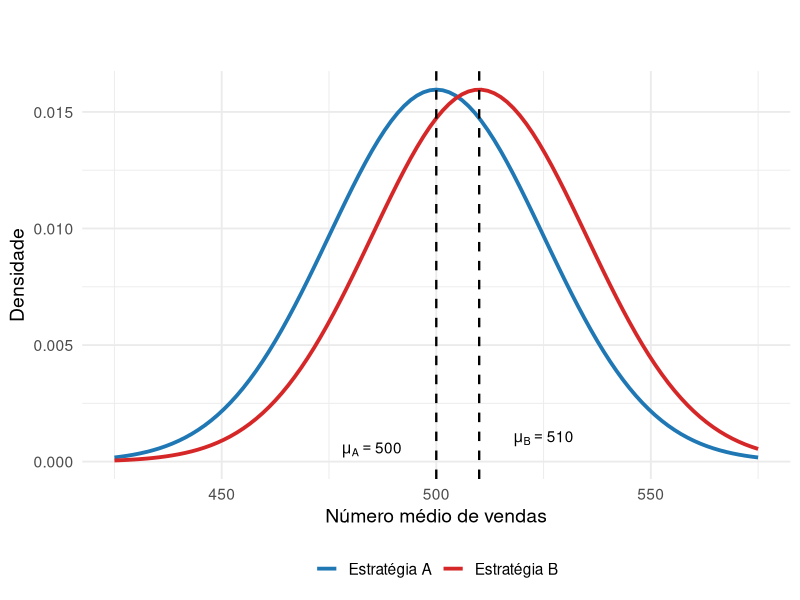
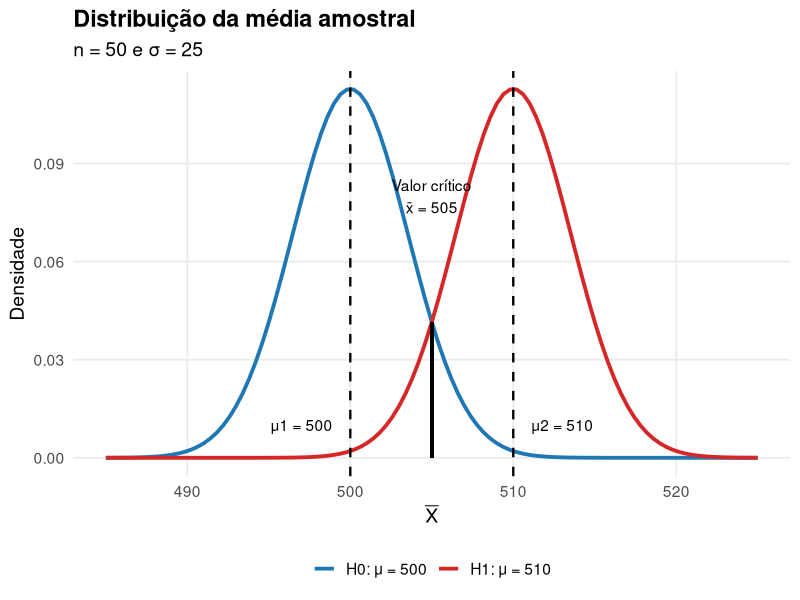
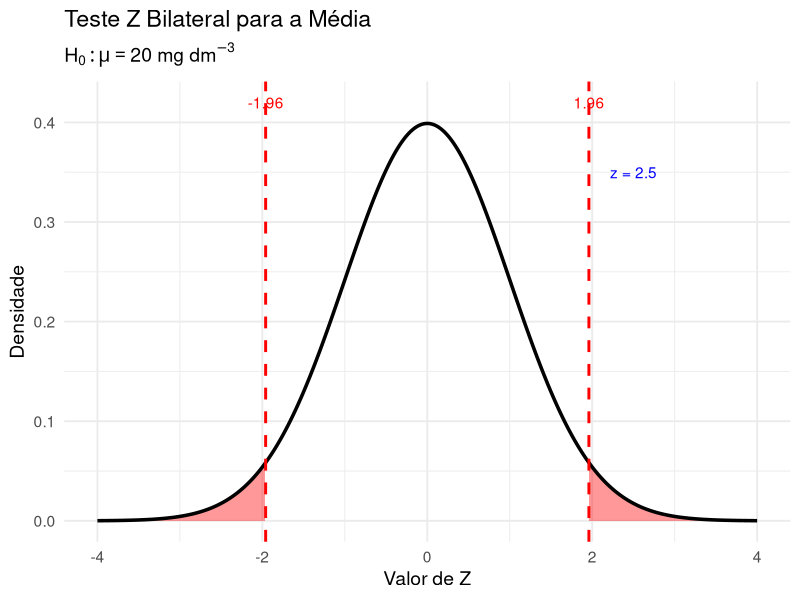
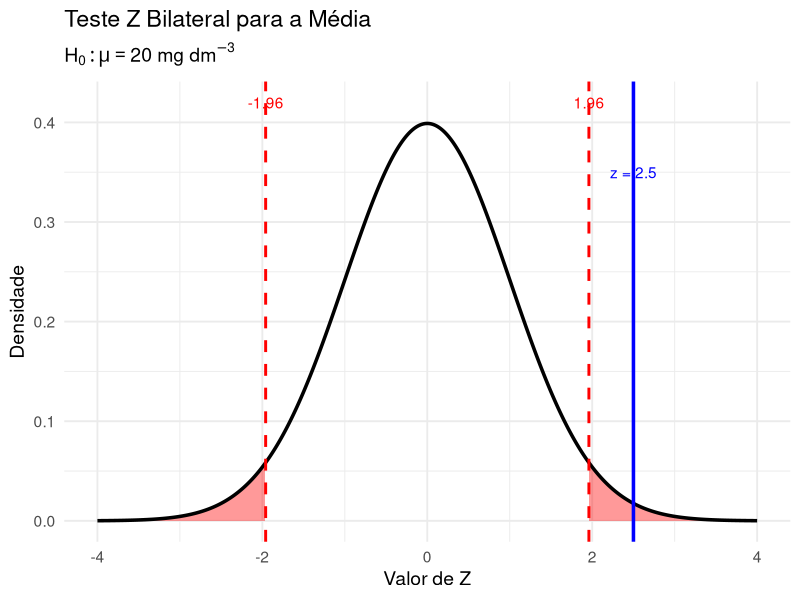

The R script that drew these images, in order:
## ---- chunk 1
options(htmltools.dir.version = FALSE)
knitr::opts_chunk$set(echo=TRUE, message = FALSE, warning = FALSE, comment = "#>", fig.align = "center")
options(dplyr.print_min = 5, dplyr.print_max = 5)
## ---- chunk 2
library(ggplot2)

dados <- data.frame(
  x = seq(425, 575, by = 0.1)
)

ggplot(dados, aes(x)) +
  stat_function(
    fun = dnorm,
    args = list(mean = 500, sd = 25),
    aes(color = "Estratégia A"),
    linewidth = 1.3
  ) +
  stat_function(
    fun = dnorm,
    args = list(mean = 510, sd = 25),
    aes(color = "Estratégia B"),
    linewidth = 1.3
  ) +
  geom_vline(
    xintercept = c(500,510),
    linetype = "dashed",
    linewidth = 0.8
  ) +
  annotate(
    "text",
    x = 485,
    y = 0.0005,
    label = "mu[A]==500",
    parse = TRUE
  ) +
  annotate(
    "text",
    x = 525,
    y = 0.001,
    label = "mu[B]==510",
    parse = TRUE
  ) +
  scale_color_manual(
    values = c(
      "Estratégia A" = "#1F77B4",
      "Estratégia B" = "#D62728"
    )
  ) +
  labs(
    title = "",
    subtitle = "",
    x = "Número médio de vendas",
    y = "Densidade",
    color = NULL
  ) +
  theme_minimal(base_size = 14) +
  theme(
    legend.position = "bottom",
    plot.title = element_text(face = "bold")
  )
## ---- chunk 3
library(ggplot2)

n <- 50
se <- 25/sqrt(n)

dados <- data.frame(
  x = seq(485, 525, by = 0.01)
)

ggplot(dados, aes(x)) +

  stat_function(
    fun = dnorm,
    args = list(mean = 500, sd = se),
    aes(color = "H0: μ = 500"),
    linewidth = 1.3
  ) +

  stat_function(
    fun = dnorm,
    args = list(mean = 510, sd = se),
    aes(color = "H1: μ = 510"),
    linewidth = 1.3
  ) +

  geom_vline(
    xintercept = c(500, 510),
    linetype = "dashed",
    linewidth = 0.8
  ) +

  geom_segment(
    aes(
      x = 505,
      xend = 505,
      y = 0,
      yend = dnorm(505, 510, se)
    ),
    linewidth = 1
  ) +

  annotate(
    "text",
    x = 497,
    y = 0.010,
    label = "μ1 = 500"
  ) +

  annotate(
    "text",
    x = 513,
    y = 0.010,
    label = "μ2 = 510"
  ) +

  annotate(
    "text",
    x = 505,
    y = 0.08,
    label = "Valor crítico\nx̄ = 505"
  ) +

  scale_color_manual(
    values = c(
      "H0: μ = 500" = "#1F77B4",
      "H1: μ = 510" = "#D62728"
    )
  ) +

  labs(
    title = "Distribuição da média amostral",
    subtitle = "n = 50 e σ = 25",
    x = expression(bar(X)),
    y = "Densidade",
    color = NULL
  ) +

  theme_minimal(base_size = 14) +

  theme(
    legend.position = "bottom",
    plot.title = element_text(face = "bold"),
    panel.grid.minor = element_blank()
  )
## ---- chunk 4
knitr::include_graphics("https://raw.githubusercontent.com/arpanosso/estatinfo/master/slides/img/testeH_02.png")
## ---- chunk 5
knitr::include_graphics("https://raw.githubusercontent.com/arpanosso/estatinfo/master/slides/img/testeH_03.png")
## ---- chunk 6
knitr::include_graphics("https://raw.githubusercontent.com/arpanosso/estatinfo/master/slides/img/testeH_04.png")
## ---- chunk 7
# knitr::include_graphics("https://raw.githubusercontent.com/arpanosso/estatinfo/master/slides/img/testeH_07.png")
## ---- chunk 8
knitr::include_graphics("https://raw.githubusercontent.com/arpanosso/estatinfo/master/slides/img/testeH_08.png")
## ---- chunk 9
knitr::include_graphics("https://raw.githubusercontent.com/arpanosso/estatinfo/master/slides/img/testeH_09.png")
## ---- chunk 10
knitr::include_graphics("https://raw.githubusercontent.com/arpanosso/estatinfo/master/slides/img/testeH_10.png")
## ---- chunk 11
knitr::include_graphics("https://raw.githubusercontent.com/arpanosso/estatinfo/master/slides/img/hist_8.png")
## ---- chunk 12
library(ggplot2)

# Valores críticos e estatística do teste
z_crit <- qnorm(0.975)  # 1.96
z_obs  <- 2.5

# Curva normal padrão
x <- seq(-4, 4, length.out = 1000)
dados <- data.frame(
  x = x,
  y = dnorm(x)
)

# Regiões críticas
crit_esq <- subset(dados, x <= -z_crit)
crit_dir <- subset(dados, x >=  z_crit)

ggplot(dados, aes(x, y)) +
  
  # Região crítica esquerda
  geom_area(
    data = crit_esq,
    fill = "red",
    alpha = 0.4
  ) +
  
  # Região crítica direita
  geom_area(
    data = crit_dir,
    fill = "red",
    alpha = 0.4
  ) +
  
  # Curva normal
  geom_line(linewidth = 1.2) +
  
  # Valores críticos
  geom_vline(
    xintercept = c(-z_crit, z_crit),
    color = "red",
    linetype = "dashed",
    linewidth = 1
  ) +
  
  # Estatística observada
  # geom_vline(
  #   xintercept = z_obs,
  #   color = "blue",
  #   linewidth = 1.2
  # ) +
  
  annotate(
    "text",
    x = -z_crit,
    y = 0.42,
    label = "-1.96",
    color = "red"
  ) +
  
  annotate(
    "text",
    x = z_crit,
    y = 0.42,
    label = "1.96",
    color = "red"
  ) +
  
  annotate(
    "text",
    x = z_obs,
    y = 0.35,
    label = "z = 2.5",
    color = "blue"
  ) +
  
  labs(
    title = "Teste Z Bilateral para a Média",
    subtitle = expression(H[0] : mu == 20 ~ "mg dm"^{-3}),
    x = "Valor de Z",
    y = "Densidade"
  ) +
  
  theme_minimal(base_size = 14)
## ---- chunk 13
library(ggplot2)

# Valores críticos e estatística do teste
z_crit <- qnorm(0.975)  # 1.96
z_obs  <- 2.5

# Curva normal padrão
x <- seq(-4, 4, length.out = 1000)
dados <- data.frame(
  x = x,
  y = dnorm(x)
)

# Regiões críticas
crit_esq <- subset(dados, x <= -z_crit)
crit_dir <- subset(dados, x >=  z_crit)

ggplot(dados, aes(x, y)) +
  
  # Região crítica esquerda
  geom_area(
    data = crit_esq,
    fill = "red",
    alpha = 0.4
  ) +
  
  # Região crítica direita
  geom_area(
    data = crit_dir,
    fill = "red",
    alpha = 0.4
  ) +
  
  # Curva normal
  geom_line(linewidth = 1.2) +
  
  # Valores críticos
  geom_vline(
    xintercept = c(-z_crit, z_crit),
    color = "red",
    linetype = "dashed",
    linewidth = 1
  ) +
  
  # Estatística observada
  geom_vline(
    xintercept = z_obs,
    color = "blue",
    linewidth = 1.2
  ) +
  
  annotate(
    "text",
    x = -z_crit,
    y = 0.42,
    label = "-1.96",
    color = "red"
  ) +
  
  annotate(
    "text",
    x = z_crit,
    y = 0.42,
    label = "1.96",
    color = "red"
  ) +
  
  annotate(
    "text",
    x = z_obs,
    y = 0.35,
    label = "z = 2.5",
    color = "blue"
  ) +
  
  labs(
    title = "Teste Z Bilateral para a Média",
    subtitle = expression(H[0] : mu == 20 ~ "mg dm"^{-3}),
    x = "Valor de Z",
    y = "Densidade"
  ) +
  
  theme_minimal(base_size = 14)
## ---- chunk 14
# knitr::include_graphics("https://raw.githubusercontent.com/arpanosso/estatinfo/master/slides/img/testeH_12.png")
## ---- chunk 15
knitr::include_graphics("https://raw.githubusercontent.com/arpanosso/estatinfo/master/slides/img/testeH_13.png")
## ---- chunk 16
# knitr::include_graphics("https://raw.githubusercontent.com/arpanosso/estatinfo/master/slides/img/testeH_14.png")

## ---- chunk 17
knitr::include_graphics("https://raw.githubusercontent.com/arpanosso/estatinfo/master/slides/img/ic_05.png")
## ---- chunk 18
knitr::include_graphics("https://raw.githubusercontent.com/arpanosso/estatinfo/master/slides/img/testeH_16.png")
